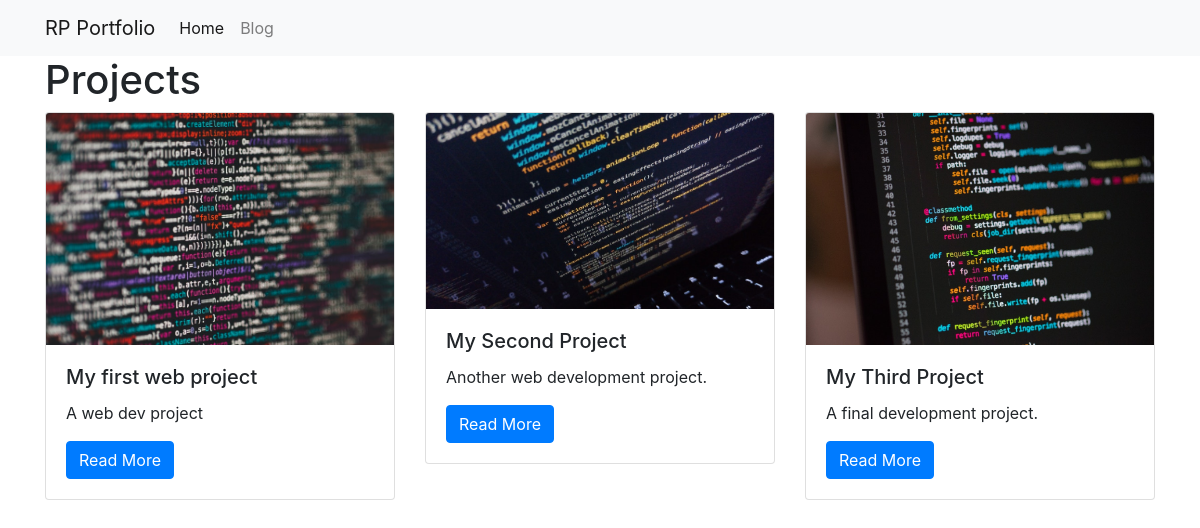
/projects/, run on the app's committed database.
### projects/models.py (models this page shows)
class Project(models.Model):
    title = models.CharField(max_length=100)
    description = models.TextField()
    technology = models.CharField(max_length=20)
    image = models.FilePathField(path='/img')

### projects/views.py (the view)
# urls.py: path('', views.project_index, name='project_index'),
def project_index(request):
    projects = Project.objects.all()
    context = {
        'projects': projects
    }
    return render(request, 'project_index.html', context)

### projects/templates/project_index.html
{% extends "base.html" %} {% load static %} {% block page_content %}
<h1>Projects</h1>
<div class="row">
	{% for project in projects %}
	<div class="col-md-4">
		<div class="card mb-2">
			<img class="card-img-top" src="{% static project.image %}" />
			<div class="card-body">
				<h5 class="card-title">{{ project.title }}</h5>
				<p class="card-text">{{ project.description }}</p>
				<a href="{% url 'project_detail' project.pk %}" class="btn btn-primary">
					Read More
				</a>
			</div>
		</div>
	</div>
	{% endfor %}
</div>
{% endblock %}

### personal_portfolio/templates/base.html (shortened to what this page needs)
<link rel="stylesheet" href="https://stackpath.bootstrapcdn.com/bootstrap/4.1.3/css/bootstrap.min.css">
<nav class="navbar navbar-expand-lg navbar-light bg-light">
    <div class="container">
        <a class="navbar-brand" href="{% url 'project_index' %}">RP Portfolio</a>
        <div class="collapse navbar-collapse" id="navbarSupportedContent">
          <ul class="navbar-nav mr-auto">
            <li class="nav-item active">
              <a class="nav-link" href="{% url 'project_index' %}">Home</a>
            </li>
            <li class="nav-item">
              <a class="nav-link" href="{% url 'blog_index' %}">Blog</a>
            </li>
          </ul>
        </div>
    </div>
</nav>
<div class="container">
    {% block page_content %}{% endblock %}
</div>

### data on the page
Project: image (picture), title "My first web project", description "A web dev project"
Project: image (picture), title "My Second Project", description "Another web development project."
Project: image (picture), title "My Third Project", description "A final development project."
